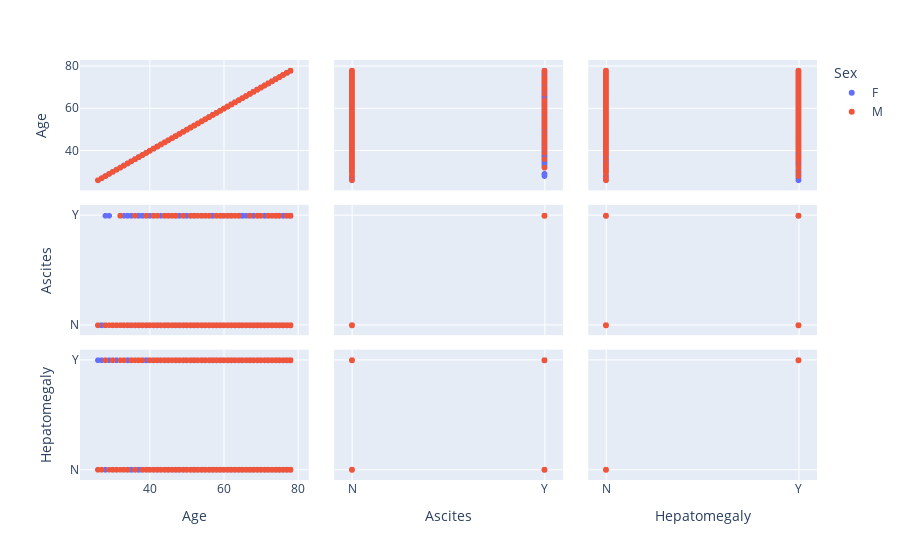

Here is the notebook cell this chart was saved with:
### Code cell
fig = px.scatter_matrix(train,
    dimensions=['Age','Ascites',
       'Hepatomegaly'],
    color="Sex")
fig.show()

### Figure 1 — Plotly figure (JSON) as saved in the notebook; plotly's stock layout.template omitted (floating-point values rounded to 4 significant figures; data arrays with more than 128 entries replaced by an {"elided": "..."} marker saying what was removed)
{"data": [{"dimensions": [{"axis": {"matches": true}, "label": "Age", "values": {"elided": "5835 int values"}}, {"axis": {"matches": true}, "label": "Ascites", "values": {"elided": "5835 str values"}}, {"axis": {"matches": true}, "label": "Hepatomegaly", "values": {"elided": "5835 str values"}}], "hovertemplate": "Sex=F<br>%{xaxis.title.text}=%{x}<br>%{yaxis.title.text}=%{y}<extra></extra>", "legendgroup": "F", "marker": {"color": "#636efa", "symbol": "circle"}, "name": "F", "showlegend": true, "type": "splom"}, {"dimensions": [{"axis": {"matches": true}, "label": "Age", "values": {"elided": "965 int values"}}, {"axis": {"matches": true}, "label": "Ascites", "values": {"elided": "965 str values"}}, {"axis": {"matches": true}, "label": "Hepatomegaly", "values": {"elided": "965 str values"}}], "hovertemplate": "Sex=M<br>%{xaxis.title.text}=%{x}<br>%{yaxis.title.text}=%{y}<extra></extra>", "legendgroup": "M", "marker": {"color": "#EF553B", "symbol": "circle"}, "name": "M", "showlegend": true, "type": "splom"}], "layout": {"dragmode": "select", "legend": {"title": {"text": "Sex"}, "tracegroupgap": 0}, "margin": {"t": 60}}}
